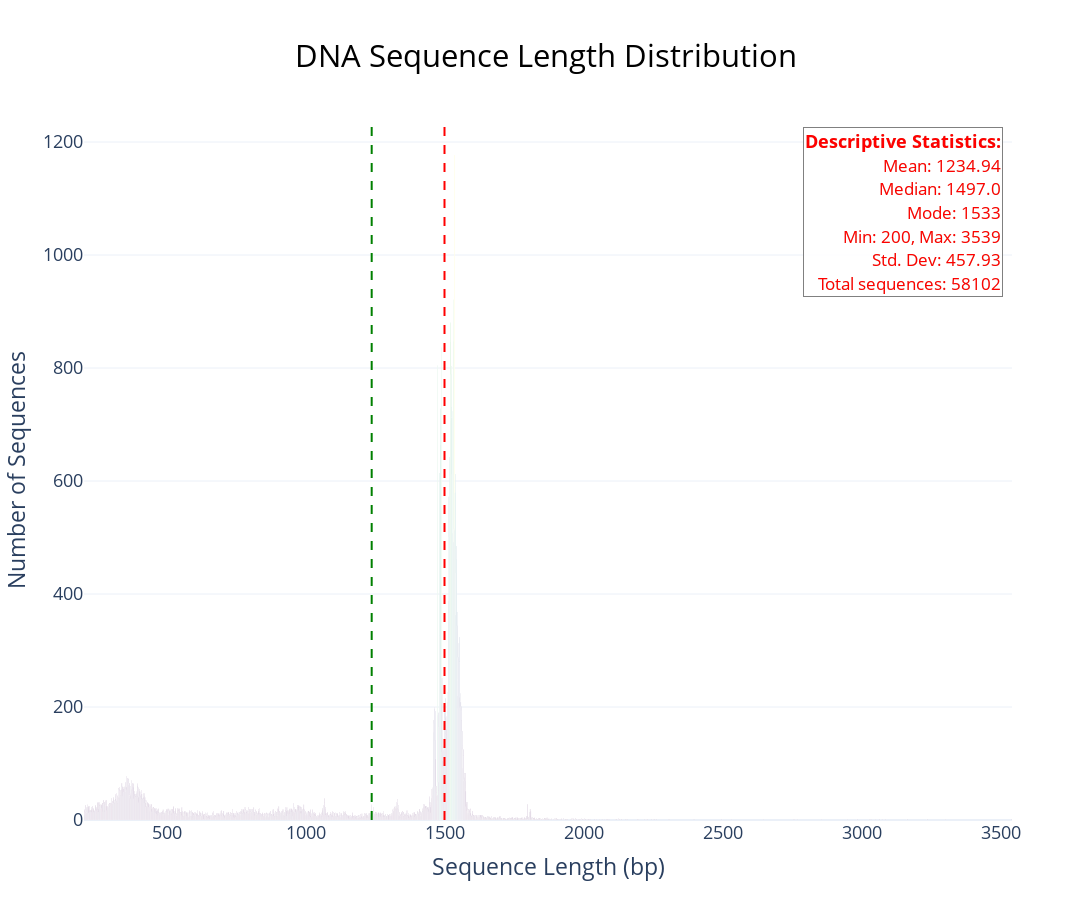

This figure's notebook cell:
### Code cell
plot_sequence_length_enhanced(dfcopia, 'sequence_length', 
                             color_scheme='Viridis',
                             show_stats=True, 
                             show_cumulative=False,
                             text_size_factor=1.3)

### Figure 1 — Plotly figure (JSON) as saved in the notebook; plotly's stock layout.template omitted (floating-point values rounded to 4 significant figures; data arrays with more than 128 entries replaced by an {"elided": "..."} marker saying what was removed)
{"data": [{"hovertemplate": "Length: %{x}<br>Frequency: %{y}<br>Percentage: %{text:.2f}%<extra></extra>", "marker": {"color": {"elided": "1740 int values"}, "colorscale": [[0, "#440154"], [0.1111, "#482878"], [0.2222, "#3e4989"], [0.3333, "#31688e"], [0.4444, "#26828e"], [0.5556, "#1f9e89"], [0.6667, "#35b779"], [0.7778, "#6ece58"], [0.8889, "#b5de2b"], [1, "#fde725"]], "showscale": false}, "name": "Frequency", "text": {"elided": "1740 float values"}, "type": "bar", "x": {"elided": "1740 int values"}, "y": {"elided": "1740 int values"}}], "layout": {"annotations": [{"align": "right", "bgcolor": "rgba(255, 255, 255, 0.8)", "bordercolor": "grey", "borderwidth": 1, "font": {"color": "green", "size": 18.2}, "showarrow": false, "text": "<b style='font-size:18.2px'>Descriptive Statistics:</b><br><span style='font-size:16.900000000000002px'>Mean: 1234.94</span><br><span style='font-size:16.900000000000002px'>Median: 1497.0</span><br><span style='font-size:16.900000000000002px'>Mode: 1533</span><br><span style='font-size:16.900000000000002px'>Min: 200, Max: 3539</span><br><span style='font-size:16.900000000000002px'>Std. Dev: 457.93</span><br><span style='font-size:16.900000000000002px'>Total sequences: 58102</span>", "x": 0.99, "xanchor": "right", "xref": "paper", "y": 0.99, "yanchor": "top", "yref": "paper"}, {"align": "right", "bgcolor": "rgba(255, 255, 255, 0.8)", "bordercolor": "grey", "borderwidth": 1, "font": {"color": "red", "size": 18.2}, "showarrow": false, "text": "<b style='font-size:18.2px'>Descriptive Statistics:</b><br><span style='font-size:16.900000000000002px'>Mean: 1234.94</span><br><span style='font-size:16.900000000000002px'>Median: 1497.0</span><br><span style='font-size:16.900000000000002px'>Mode: 1533</span><br><span style='font-size:16.900000000000002px'>Min: 200, Max: 3539</span><br><span style='font-size:16.900000000000002px'>Std. Dev: 457.93</span><br><span style='font-size:16.900000000000002px'>Total sequences: 58102</span>", "x": 0.99, "xanchor": "right", "xref": "paper", "y": 0.99, "yanchor": "top", "yref": "paper"}], "font": {"size": 18.2}, "height": 900, "legend": {"font": {"size": 18.2}, "orientation": "h", "x": 1, "xanchor": "right", "y": 1.02, "yanchor": "bottom"}, "margin": {"b": 80, "l": 80, "r": 80, "t": 120}, "shapes": [{"line": {"color": "green", "dash": "dash", "width": 2}, "type": "line", "x0": 1235.0, "x1": 1235.0, "xref": "x", "y0": 0, "y1": 1, "yref": "y domain"}, {"line": {"color": "red", "dash": "dash", "width": 2}, "type": "line", "x0": 1497, "x1": 1497, "xref": "x", "y0": 0, "y1": 1, "yref": "y domain"}], "title": {"font": {"color": "black", "size": 31.2}, "text": "DNA Sequence Length Distribution", "x": 0.5, "xanchor": "center", "y": 0.95, "yanchor": "top"}, "width": 1600, "xaxis": {"tickfont": {"size": 18.2}, "title": {"font": {"size": 23.4}, "text": "Sequence Length (bp)"}}, "yaxis": {"tickfont": {"size": 18.2}, "title": {"font": {"size": 23.4}, "text": "Number of Sequences"}}}}
